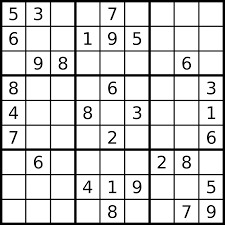
#> input picture Section5/sudoko.jpeg, 225 x 225 px
$ python haaf.py
#> lines starting #> are read from the running program, lines starting #| are printed output that depends on the picture
import cv2 as cv
import numpy as np

image = cv.imread("./sudoko.jpeg")
#> image is the input picture: shape (225, 225, 3); min 0, max 255, mean 213.7
# image = cv.imread("sudoko.jpeg")
# blur = cv.bilateralFilter(image, 15, 150, 150)
edgeCanny = cv.Canny(image, 100, 255)
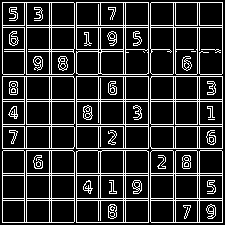
#> edgeCanny: shape (225, 225); 17.8% white in thin lines or dots
lines = cv.HoughLinesP(edgeCanny, 1, np.pi / 180, 15, 30, 12)
#> lines = 169 rows, first 6: [26, 200, 74, 200], [150, 99, 222, 99], [24, 124, 24, 76], [26, 150, 72, 150], [76, 25, 148, 25], [150, 221, 150, 152]
for i in range(len(lines)):
    for x1, y1, x2, y2 in lines[i]:
        cv.line(image, (x1, y1), (x2, y2), (0, 100, 255), 2)
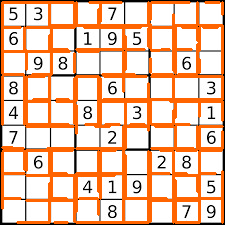
#> image: shape (225, 225, 3); mean B, G, R 172.2, 197.7, 237.2

cv.imshow("canny output", edgeCanny)
cv.imshow('orginal', image)
cv.waitKey(0)
